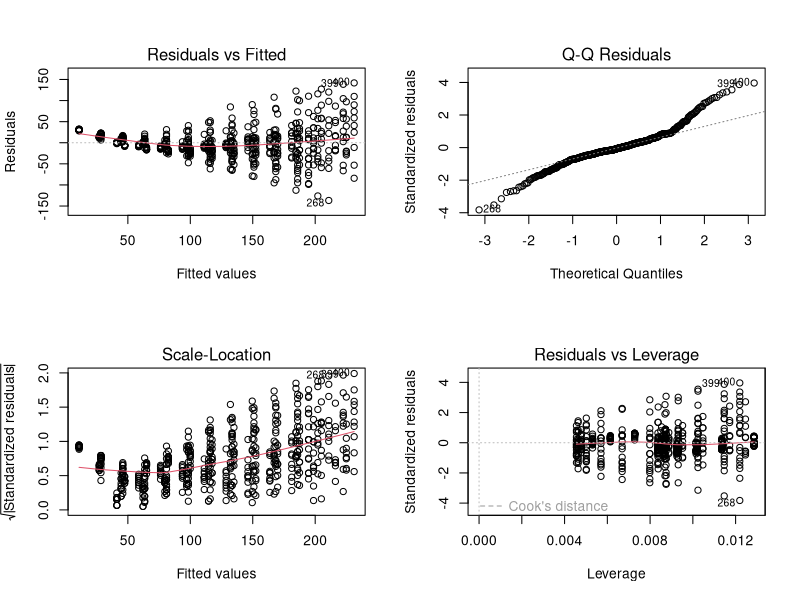

Generate this figure with R:
# Load the ChickWeight dataset
data("ChickWeight")

# Ensure that Diet is treated as a factor
ChickWeight$Diet <- as.factor(ChickWeight$Diet)

# Create a multiple regression model
reg_model <- lm(weight ~ Time + Diet, data = ChickWeight)

# Summary of the regression model
summary(reg_model)

# b. Predict weight for Time=10 and Diet=1
new_data <- data.frame(Time = 10, Diet = factor(1))
predicted_weight <- predict(reg_model, newdata = new_data)

cat("Predicted weight for Time = 10 and Diet = 1:", predicted_weight, "\n")

# c. Find the error in the model for the same data point
actual_weight <- ChickWeight$weight[ChickWeight$Time == 10 & ChickWeight$Diet == 1]

if (length(actual_weight) > 0) {
  error <- actual_weight - predicted_weight
  cat("Error in the model:", error, "\n")
} else {
  cat("Data point not found for Time = 10 and Diet = 1.\n")
}

# Diagnostic plots
par(mfrow = c(2, 2))
plot(reg_model)